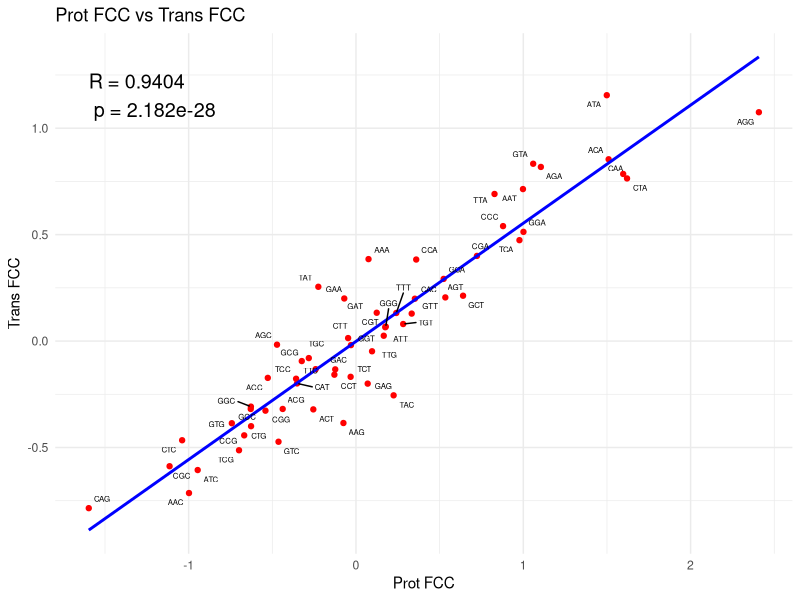
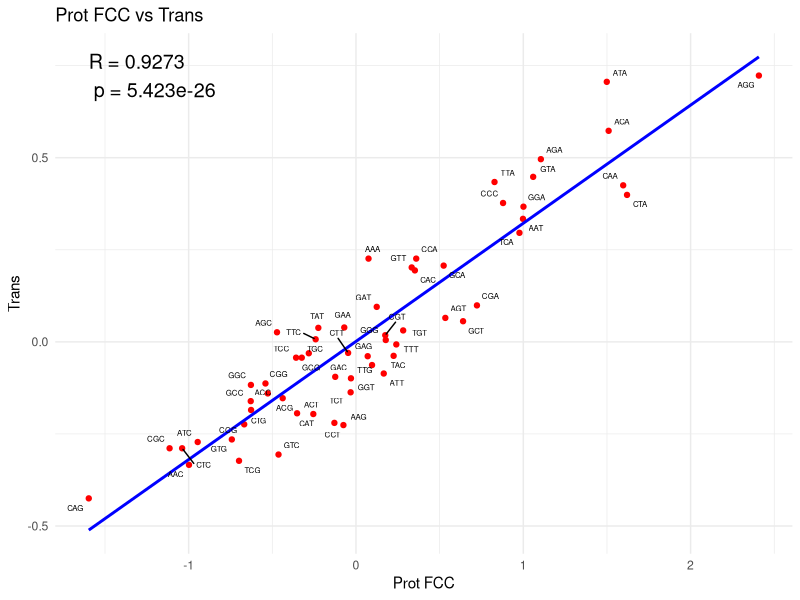
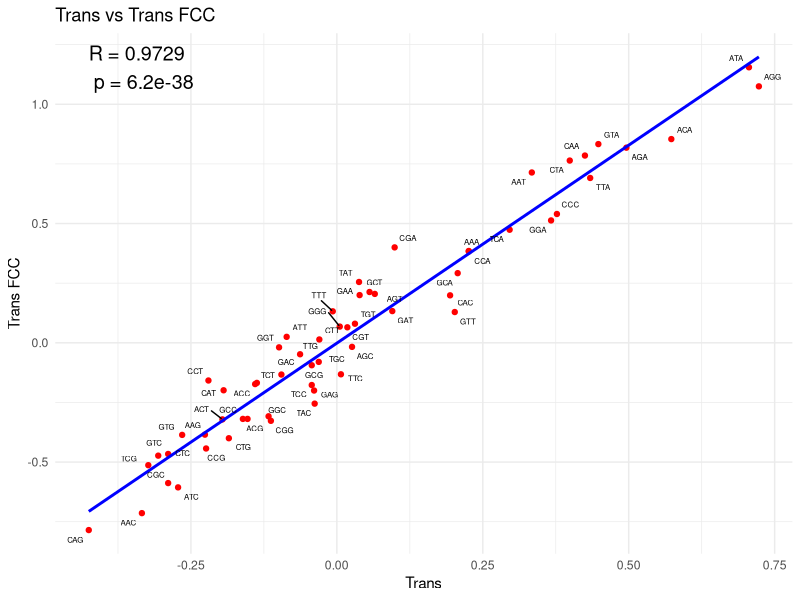

Source code (R) for these figures, in order:
#Change directory to fig_4 
#read in each file to a vector for each file - can run the function for each file in the directory
#or you could merge the three files... so then you dont have to do the for loop
library(ggplot2)
library(ggrepel)

prot_FCC <- read.csv("Prot_FCC_log_odds.csv")
trans_FCC <- read.csv("Trans_FCC_log_odds.csv")
trans <- read.csv("Trans_log_odds.csv")

#Rename columns of the log_odds in each 
names(prot_FCC)[names(prot_FCC) == "Log_Odds"] <- "Prot.FCC.odds"
names(trans_FCC)[names(trans_FCC) == "Log_Odds"] <- "Trans.FCC.odds"
names(trans)[names(trans) == "Log_Odds"] <- "Trans.odds"

names(prot_FCC)[names(prot_FCC) == "Std_Error"] <- "Prot.FCC.Std"
names(trans_FCC)[names(trans_FCC) == "Std_Error"] <- "Trans.FCC.Std"
names(trans)[names(trans) == "Std_Error"] <- "Trans.Std"

merged_list <- list(prot_FCC, trans_FCC, trans)

merged_df <- Reduce(function(x,y) merge(x,y, by = c("Amino_acid","Codon"), all=TRUE), merged_list)

merged_df <- merged_df[, c("Amino_acid", "Codon",  
                           "Prot.FCC.odds", "Prot.FCC.Std", 
                           "Trans.FCC.odds", "Trans.FCC.Std",  
                           "Trans.odds", "Trans.Std", 
                           "Last_base")]

Prot_FCC <- unlist(merged_df$Prot.FCC.odds)
Trans_FCC <- unlist(merged_df$Trans.FCC.odds)
Trans <- unlist(merged_df$Trans.odds)

cor_test1 <- cor.test(Prot_FCC, Trans_FCC, method = "pearson")
cor_test2 <- cor.test(Prot_FCC, Trans, method = "pearson")
cor_test3 <- cor.test(Trans, Trans_FCC, method = "pearson")

r1_value <- round(cor_test1$estimate, digits = 4)
p1_value <- signif(cor_test1$p.value, digits = 4)
r2_value <- round(cor_test2$estimate, digits = 4)
p2_value <- signif(cor_test2$p.value, digits = 4)
r3_value <- round(cor_test3$estimate, digits = 4)
p3_value <- signif(cor_test3$p.value, digits = 4)


pdf("ProtFCC vs TransFCC (Pearson).pdf", width = 10, height = 5)

GGplot1 = ggplot(merged_df, aes(x = Prot.FCC.odds, y = Trans.FCC.odds)) +
  geom_point(color = "red") +  # Scatter points
  geom_smooth(method = "lm", color = "blue", se = FALSE) +  # Regression line
  geom_text_repel(aes(label = Codon), size = 2, max.overlaps = Inf) +  # Codon labels, avoiding overlap
  labs(x = "Prot FCC", y = "Trans FCC", title = "Prot FCC vs Trans FCC") +
  annotate("text", x = min(merged_df$Prot.FCC.odds), y = max(merged_df$Trans.FCC.odds),
           label = paste0("R = ", r1_value, "\n p = ", p1_value),
           hjust = 0, size = 5) + 
  theme_minimal()  # Clean theme
  
print(GGplot1)

dev.off()

pdf("ProtFCC vs Trans (Pearson).pdf", width = 10, height = 5)

GGplot2 = ggplot(merged_df, aes(x = Prot.FCC.odds, y = Trans.odds)) +
  geom_point(color = "red") +  # Scatter points
  geom_smooth(method = "lm", color = "blue", se = FALSE) +  # Regression line
  geom_text_repel(aes(label = Codon), size = 2, max.overlaps = Inf) +  # Codon labels, avoiding overlap
  labs(x = "Prot FCC", y = "Trans", title = "Prot FCC vs Trans") +
  annotate("text", x = min(merged_df$Prot.FCC.odds), y = max(merged_df$Trans.odds),
           label = paste0("R = ", r2_value, "\n p = ", p2_value),
           hjust = 0, size = 5) + 
  theme_minimal()  # Clean theme
  
print(GGplot2)

dev.off()

pdf("Trans vs TransFCC (Pearson).pdf", width = 10, height = 5)

GGplot3 = ggplot(merged_df, aes(x = Trans.odds, y = Trans.FCC.odds)) +
  geom_point(color = "red") +  # Scatter points
  geom_smooth(method = "lm", color = "blue", se = FALSE) +  # Regression line
  geom_text_repel(aes(label = Codon), size = 2, max.overlaps = Inf) +  # Codon labels, avoiding overlap
  labs(x = "Trans", y = "Trans FCC", title = "Trans vs Trans FCC") +
  annotate("text", x = min(merged_df$Trans.odds), y = max(merged_df$Trans.FCC.odds),
           label = paste0("R = ", r3_value, "\n p = ", p3_value),
           hjust = 0, size = 5) + 
  theme_minimal()  # Clean theme
  
print(GGplot3)

dev.off()